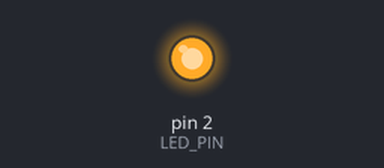
The sketch below on a simulated Arduino Uno, built with avr-gcc and run on an emulated ATmega328P. Shown: output pins drawn as LEDs (lit = HIGH).

Above: at 1.7 s.
At 5.8 s:
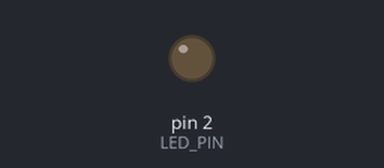
Timing chart, 0 to 8.6 s (numbered marks = the images above):
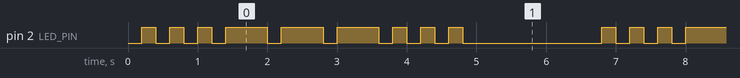

Measured:
- by itself, pin 2 (LED_PIN): repeats every 6.6 s: 2 × (LOW 0.20 s, HIGH 0.20 s), 3 × (LOW 0.20 s, HIGH 0.60 s), 3 × (LOW 0.20 s, HIGH 0.20 s), LOW 2.0 s, HIGH 0.20 s
- by itself, everything shown: repeats every 6.6 s, in 18 steps

The sketch:

millis_SOS_Signal.ino
```cpp
//作业3：用milis()函数控制LED产生SOS闪烁信息
#define LED_PIN 2
const unsigned long DOT_ON  = 200;
const unsigned long DOT_GAP = 200;
const unsigned long DASH_ON = 600;
const unsigned long SOS_END_GAP = 2000;

unsigned long lastTime = 0;
bool ledLightOn = false;
int workStage = 1;
int flashNum = 0;

void setup() {
  pinMode(LED_PIN, OUTPUT);
  digitalWrite(LED_PIN, LOW);
}
void loop() {
  unsigned long currentMs = millis();
  unsigned long keepTime;
  if(ledLightOn){
    // 1、3阶段为短闪，2阶段为长闪
    keepTime = (workStage == 1 || workStage == 3) ? DOT_ON : DASH_ON;
  }else{
    keepTime = DOT_GAP;
  }
  if(currentMs - lastTime < keepTime) return;
  lastTime = currentMs;
  ledLightOn = !ledLightOn;
  digitalWrite(LED_PIN, ledLightOn);
  if(!ledLightOn){
    flashNum++;
    if(workStage == 1 && flashNum >= 3){
      workStage = 2;
      flashNum = 0;
    }
    else if(workStage == 2 && flashNum >= 3){
      workStage = 3;
      flashNum = 0;
    }
    else if(workStage == 3 && flashNum >= 3){
      // 完整一轮3短3长3短结束，长时间熄灭停顿
      workStage = 0;
      flashNum = 0;
      digitalWrite(LED_PIN, LOW);
      delay(SOS_END_GAP);
      workStage = 1;
    }
  }
}
```
